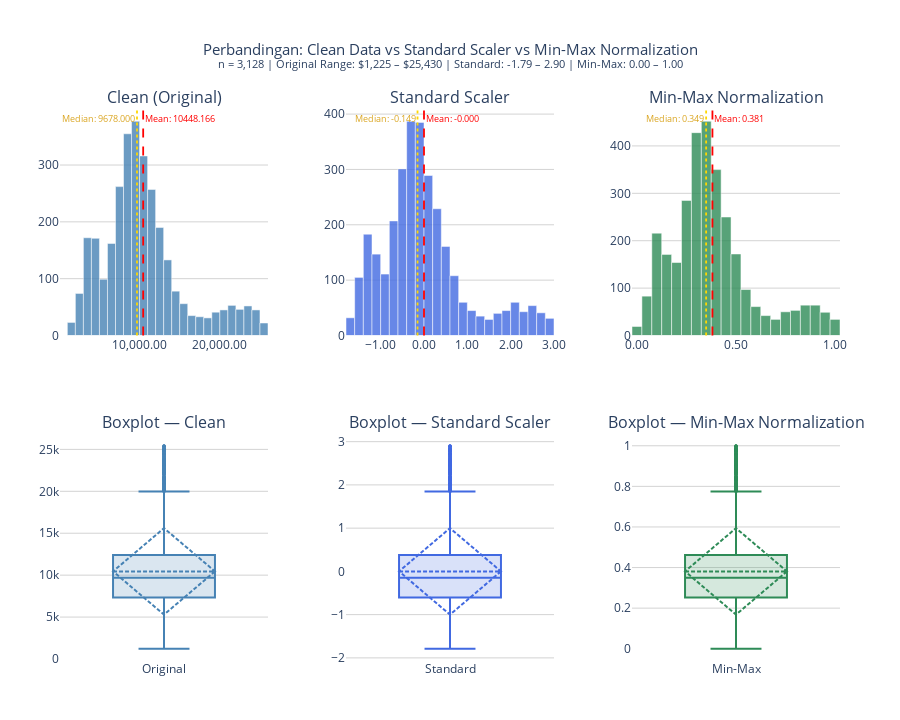

This figure's notebook cell:
### Markdown cell above
### Scaling (Penyekalaan)

### Code cell
# ============================================================
# SCALING — Standard Scaler & Min-Max Normalization
# ============================================================
values_clean = df_clean['Value'].values.reshape(-1, 1)

# Standard Scaler (Z-score): mean=0, std=1
scaler_standard          = StandardScaler()
values_standard          = scaler_standard.fit_transform(values_clean).flatten()

# Min-Max Normalization: range [0, 1]
scaler_minmax            = MinMaxScaler()
values_minmax            = scaler_minmax.fit_transform(values_clean).flatten()

# Simpan ke DataFrame
df_standard              = df_clean.copy()
df_standard['Value']     = values_standard

df_normalized            = df_clean.copy()
df_normalized['Value']   = values_minmax

# ============================================================
# SUMMARY PERBANDINGAN
# ============================================================
summary = {
    'Metode'   : ['Clean (Original)', 'Standard Scaler', 'Min-Max Normalization'],
    'Min'      : [df_clean['Value'].min(),    values_standard.min(),  values_minmax.min()],
    'Max'      : [df_clean['Value'].max(),    values_standard.max(),  values_minmax.max()],
    'Mean'     : [df_clean['Value'].mean(),   values_standard.mean(), values_minmax.mean()],
    'Std Dev'  : [df_clean['Value'].std(),    values_standard.std(),  values_minmax.std()],
    'Median'   : [df_clean['Value'].median(), np.median(values_standard), np.median(values_minmax)],
}

# ============================================================
# VISUALISASI
# ============================================================
fig = make_subplots(
    rows=2, cols=3,
    subplot_titles=(
        'Clean (Original)',
        'Standard Scaler',
        'Min-Max Normalization',
        'Boxplot — Clean',
        'Boxplot — Standard Scaler',
        'Boxplot — Min-Max Normalization'
    ),
    vertical_spacing=0.18,
    horizontal_spacing=0.1
)

configs = [
    (df_clean['Value'],  'Original',   'steelblue',  1, 1),
    (values_standard,    'Standard',   'royalblue',  1, 2),
    (values_minmax,      'Min-Max',    'seagreen',   1, 3),
]

# ============================================================
# HISTOGRAM
# ============================================================
for data, name, color, row, col in configs:
    fig.add_trace(go.Histogram(
        x=data,
        nbinsx=40,
        name=name,
        marker=dict(color=color, line=dict(color='white', width=0.5)),
        opacity=0.80,
        hovertemplate=f"<b>Range:</b> %{{x:,.4f}}<br><b>Frekuensi:</b> %{{y}}<extra>{name}</extra>"
    ), row=1, col=col)

    # Mean line
    fig.add_vline(
        x=np.mean(data),
        line=dict(color='red', dash='dash', width=1.8),
        annotation_text=f"Mean: {np.mean(data):.3f}",
        annotation_font=dict(color='red', size=9),
        annotation_position='top right',
        row=1, col=col
    )

    # Median line
    fig.add_vline(
        x=np.median(data),
        line=dict(color='gold', dash='dot', width=1.8),
        annotation_text=f"Median: {np.median(data):.3f}",
        annotation_font=dict(color='goldenrod', size=9),
        annotation_position='top left',
        row=1, col=col
    )

# ============================================================
# BOXPLOT
# ============================================================
box_configs = [
    (df_clean['Value'], 'Original', 'steelblue', 2, 1),
    (values_standard,   'Standard', 'royalblue', 2, 2),
    (values_minmax,     'Min-Max',  'seagreen',  2, 3),
]

for data, name, color, row, col in box_configs:
    fig.add_trace(go.Box(
        y=data,
        name=name,
        marker=dict(color=color, outliercolor='red', size=3),
        fillcolor=f'rgba(70,130,180,0.2)' if color == 'steelblue' else
                  f'rgba(65,105,225,0.2)' if color == 'royalblue' else
                  f'rgba(46,139,87,0.2)',
        line=dict(color=color, width=2),
        boxmean='sd',
        boxpoints='outliers',
        hovertemplate=f"<b>%{{y:,.4f}}</b><extra>{name}</extra>"
    ), row=2, col=col)

# ============================================================
# LAYOUT
# ============================================================
fig.update_xaxes(tickformat=',.2f', showgrid=False)
fig.update_yaxes(showgrid=True, gridcolor='lightgrey')

fig.update_layout(
    title=dict(
        text=(
            'Perbandingan: Clean Data vs Standard Scaler vs Min-Max Normalization<br>'
            f'<sup>n = {len(df_clean):,} | '
            f'Original Range: ${df_clean["Value"].min():,.0f} – ${df_clean["Value"].max():,.0f} | '
            f'Standard: {values_standard.min():.2f} – {values_standard.max():.2f} | '
            f'Min-Max: {values_minmax.min():.2f} – {values_minmax.max():.2f}</sup>'
        ),
        font=dict(size=15),
        x=0.5
    ),
    plot_bgcolor='white',
    paper_bgcolor='white',
    height=720,
    margin=dict(t=110, b=60, l=60, r=60),
    showlegend=False
)

fig.show()

### Figure 1 — Plotly figure (JSON) as saved in the notebook; plotly's stock layout.template omitted (floating-point values rounded to 4 significant figures; data arrays with more than 128 entries replaced by an {"elided": "..."} marker saying what was removed)
{"data": [{"hovertemplate": "<b>Range:</b> %{x:,.4f}<br><b>Frekuensi:</b> %{y}<extra>Original</extra>", "marker": {"color": "steelblue", "line": {"color": "white", "width": 0.5}}, "name": "Original", "nbinsx": 40, "opacity": 0.8, "type": "histogram", "x": {"elided": "3128 int values"}, "xaxis": "x", "yaxis": "y"}, {"hovertemplate": "<b>Range:</b> %{x:,.4f}<br><b>Frekuensi:</b> %{y}<extra>Standard</extra>", "marker": {"color": "royalblue", "line": {"color": "white", "width": 0.5}}, "name": "Standard", "nbinsx": 40, "opacity": 0.8, "type": "histogram", "x": {"elided": "3128 float values"}, "xaxis": "x2", "yaxis": "y2"}, {"hovertemplate": "<b>Range:</b> %{x:,.4f}<br><b>Frekuensi:</b> %{y}<extra>Min-Max</extra>", "marker": {"color": "seagreen", "line": {"color": "white", "width": 0.5}}, "name": "Min-Max", "nbinsx": 40, "opacity": 0.8, "type": "histogram", "x": {"elided": "3128 float values"}, "xaxis": "x3", "yaxis": "y3"}, {"boxmean": "sd", "boxpoints": "outliers", "fillcolor": "rgba(70,130,180,0.2)", "hovertemplate": "<b>%{y:,.4f}</b><extra>Original</extra>", "line": {"color": "steelblue", "width": 2}, "marker": {"color": "steelblue", "outliercolor": "red", "size": 3}, "name": "Original", "type": "box", "xaxis": "x4", "y": {"elided": "3128 int values"}, "yaxis": "y4"}, {"boxmean": "sd", "boxpoints": "outliers", "fillcolor": "rgba(65,105,225,0.2)", "hovertemplate": "<b>%{y:,.4f}</b><extra>Standard</extra>", "line": {"color": "royalblue", "width": 2}, "marker": {"color": "royalblue", "outliercolor": "red", "size": 3}, "name": "Standard", "type": "box", "xaxis": "x5", "y": {"elided": "3128 float values"}, "yaxis": "y5"}, {"boxmean": "sd", "boxpoints": "outliers", "fillcolor": "rgba(46,139,87,0.2)", "hovertemplate": "<b>%{y:,.4f}</b><extra>Min-Max</extra>", "line": {"color": "seagreen", "width": 2}, "marker": {"color": "seagreen", "outliercolor": "red", "size": 3}, "name": "Min-Max", "type": "box", "xaxis": "x6", "y": {"elided": "3128 float values"}, "yaxis": "y6"}], "layout": {"annotations": [{"font": {"size": 16}, "showarrow": false, "text": "Clean (Original)", "x": 0.1333, "xanchor": "center", "xref": "paper", "y": 1, "yanchor": "bottom", "yref": "paper"}, {"font": {"size": 16}, "showarrow": false, "text": "Standard Scaler", "x": 0.5, "xanchor": "center", "xref": "paper", "y": 1, "yanchor": "bottom", "yref": "paper"}, {"font": {"size": 16}, "showarrow": false, "text": "Min-Max Normalization", "x": 0.8667, "xanchor": "center", "xref": "paper", "y": 1, "yanchor": "bottom", "yref": "paper"}, {"font": {"size": 16}, "showarrow": false, "text": "Boxplot — Clean", "x": 0.1333, "xanchor": "center", "xref": "paper", "y": 0.41, "yanchor": "bottom", "yref": "paper"}, {"font": {"size": 16}, "showarrow": false, "text": "Boxplot — Standard Scaler", "x": 0.5, "xanchor": "center", "xref": "paper", "y": 0.41, "yanchor": "bottom", "yref": "paper"}, {"font": {"size": 16}, "showarrow": false, "text": "Boxplot — Min-Max Normalization", "x": 0.8667, "xanchor": "center", "xref": "paper", "y": 0.41, "yanchor": "bottom", "yref": "paper"}, {"font": {"color": "red", "size": 9}, "showarrow": false, "text": "Mean: 10448.166", "x": 10450.0, "xanchor": "left", "xref": "x", "y": 1, "yanchor": "top", "yref": "y domain"}, {"font": {"color": "goldenrod", "size": 9}, "showarrow": false, "text": "Median: 9678.000", "x": 9678, "xanchor": "right", "xref": "x", "y": 1, "yanchor": "top", "yref": "y domain"}, {"font": {"color": "red", "size": 9}, "showarrow": false, "text": "Mean: -0.000", "x": -9.995e-17, "xanchor": "left", "xref": "x2", "y": 1, "yanchor": "top", "yref": "y2 domain"}, {"font": {"color": "goldenrod", "size": 9}, "showarrow": false, "text": "Median: -0.149", "x": -0.1493, "xanchor": "right", "xref": "x2", "y": 1, "yanchor": "top", "yref": "y2 domain"}, {"font": {"color": "red", "size": 9}, "showarrow": false, "text": "Mean: 0.381", "x": 0.381, "xanchor": "left", "xref": "x3", "y": 1, "yanchor": "top", "yref": "y3 domain"}, {"font": {"color": "goldenrod", "size": 9}, "showarrow": false, "text": "Median: 0.349", "x": 0.3492, "xanchor": "right", "xref": "x3", "y": 1, "yanchor": "top", "yref": "y3 domain"}], "height": 720, "margin": {"b": 60, "l": 60, "r": 60, "t": 110}, "paper_bgcolor": "white", "plot_bgcolor": "white", "shapes": [{"line": {"color": "red", "dash": "dash", "width": 1.8}, "type": "line", "x0": 10450.0, "x1": 10450.0, "xref": "x", "y0": 0, "y1": 1, "yref": "y domain"}, {"line": {"color": "gold", "dash": "dot", "width": 1.8}, "type": "line", "x0": 9678, "x1": 9678, "xref": "x", "y0": 0, "y1": 1, "yref": "y domain"}, {"line": {"color": "red", "dash": "dash", "width": 1.8}, "type": "line", "x0": -9.995e-17, "x1": -9.995e-17, "xref": "x2", "y0": 0, "y1": 1, "yref": "y2 domain"}, {"line": {"color": "gold", "dash": "dot", "width": 1.8}, "type": "line", "x0": -0.1493, "x1": -0.1493, "xref": "x2", "y0": 0, "y1": 1, "yref": "y2 domain"}, {"line": {"color": "red", "dash": "dash", "width": 1.8}, "type": "line", "x0": 0.381, "x1": 0.381, "xref": "x3", "y0": 0, "y1": 1, "yref": "y3 domain"}, {"line": {"color": "gold", "dash": "dot", "width": 1.8}, "type": "line", "x0": 0.3492, "x1": 0.3492, "xref": "x3", "y0": 0, "y1": 1, "yref": "y3 domain"}], "showlegend": false, "title": {"font": {"size": 15}, "text": "Perbandingan: Clean Data vs Standard Scaler vs Min-Max Normalization<br><sup>n = 3,128 | Original Range: $1,225 – $25,430 | Standard: -1.79 – 2.90 | Min-Max: 0.00 – 1.00</sup>", "x": 0.5}, "xaxis": {"anchor": "y", "domain": [0, 0.2667], "showgrid": false, "tickformat": ",.2f"}, "xaxis2": {"anchor": "y2", "domain": [0.3667, 0.6333], "showgrid": false, "tickformat": ",.2f"}, "xaxis3": {"anchor": "y3", "domain": [0.7333, 1], "showgrid": false, "tickformat": ",.2f"}, "xaxis4": {"anchor": "y4", "domain": [0, 0.2667], "showgrid": false, "tickformat": ",.2f"}, "xaxis5": {"anchor": "y5", "domain": [0.3667, 0.6333], "showgrid": false, "tickformat": ",.2f"}, "xaxis6": {"anchor": "y6", "domain": [0.7333, 1], "showgrid": false, "tickformat": ",.2f"}, "yaxis": {"anchor": "x", "domain": [0.59, 1], "gridcolor": "lightgrey", "showgrid": true}, "yaxis2": {"anchor": "x2", "domain": [0.59, 1], "gridcolor": "lightgrey", "showgrid": true}, "yaxis3": {"anchor": "x3", "domain": [0.59, 1], "gridcolor": "lightgrey", "showgrid": true}, "yaxis4": {"anchor": "x4", "domain": [0, 0.41], "gridcolor": "lightgrey", "showgrid": true}, "yaxis5": {"anchor": "x5", "domain": [0, 0.41], "gridcolor": "lightgrey", "showgrid": true}, "yaxis6": {"anchor": "x6", "domain": [0, 0.41], "gridcolor": "lightgrey", "showgrid": true}}}
